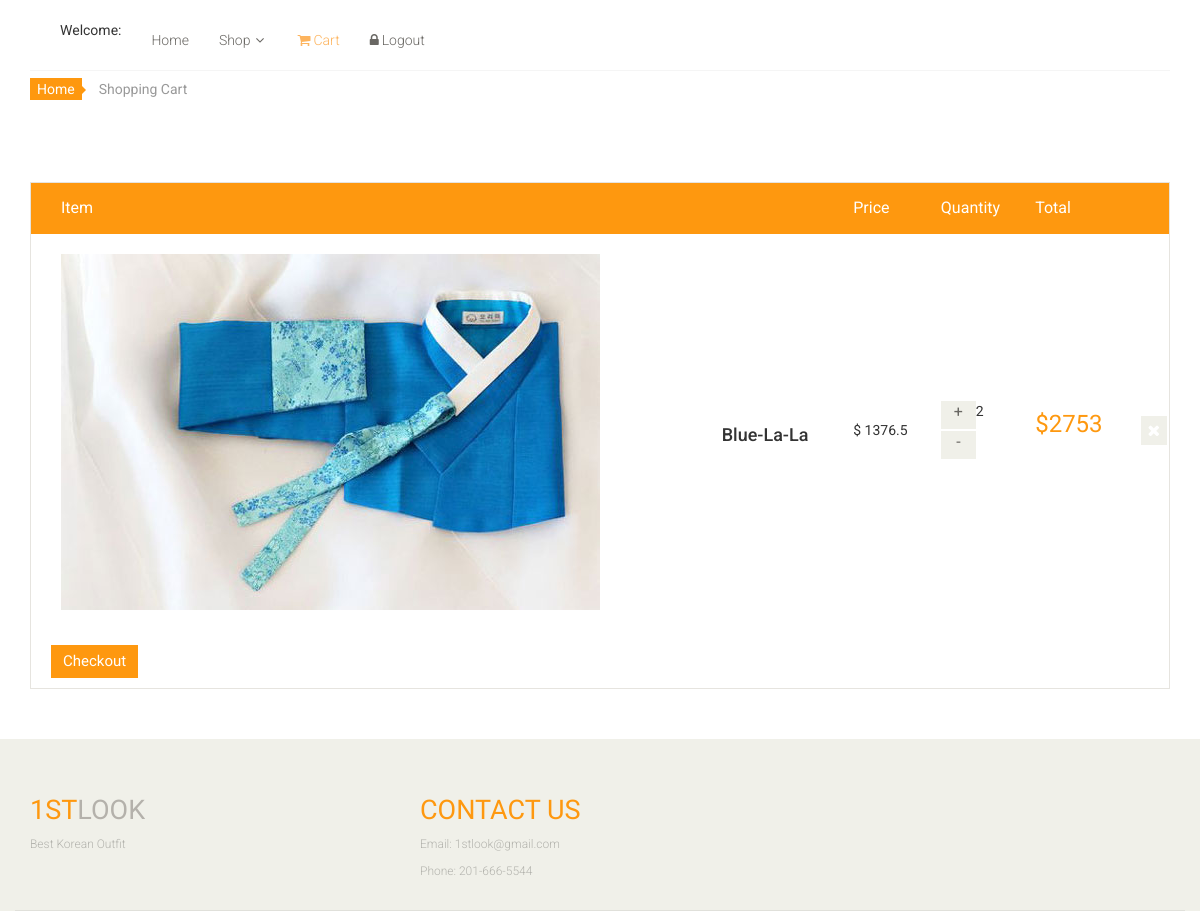
The app's page /cart.php with its own data.
### tables this page shows
CREATE TABLE `shoppingcart` (
  `Cid` int(15) NOT NULL,
  `Pid` int(15) NOT NULL,
  `Pname` varchar(15) NOT NULL,
  `Pprice` float NOT NULL,
  `total` int(200) NOT NULL,
  `quantity` int(15) NOT NULL
);

CREATE TABLE `products` (
  `Pid` int(10) NOT NULL,
  `Pname` varchar(250) NOT NULL,
  `Pprice` float NOT NULL,
  `quantity` int(15) NOT NULL,
  `image` varchar(250) NOT NULL,
  `category` int(15) NOT NULL
);

### cart.php (the view, shortened to what this page needs)
<?php
	$link = connect();
		$Cid=$_SESSION['id'];
		?>
<!DOCTYPE html>
<html lang="en">
<head>
    <link href="css/bootstrap.min.css" rel="stylesheet">
    <link href="css/font-awesome.min.css" rel="stylesheet">
    <link href="css/prettyPhoto.css" rel="stylesheet">
    <link href="css/price-range.css" rel="stylesheet">
    <link href="css/animate.css" rel="stylesheet">
	<link href="css/main.css" rel="stylesheet">
	<link href="css/responsive.css" rel="stylesheet">
</head>
<body>
    <header id="header">
		<div class="header-middle">
			<div class="container">
				<div class="row" >
					<div class="col-sm-8">
						<div class="shop-menu pull-left">
							<ul class="nav navbar-nav">
							    <li><?php echo "Welcome: ", $_SESSION['firstname'] ?></li>
								<li><a href="home1.php">Home</a></li>
                                <li class="dropdown"><a href="#">Shop<i class="fa fa-angle-down"></i></a>
                                </li>
								<li><a href="cart.php" class="active"><i class="fa fa-shopping-cart"></i>Cart</a></li>
								<li><a href="logout.php"><i class="fa fa-lock"></i>Logout</a>
								</li>
							</ul>
						</div>
					</div>
				</div>
			</div>
		</div>
	</header>
	<section id="cart_items">
		<div class="container">
			<div class="breadcrumbs">
				<ol class="breadcrumb">
				  <li><a href="home1.php">Home</a></li>
				  <li class="active">Shopping Cart</li>
				</ol>
			</div>
			<div class="table-responsive cart_info">
				<table class="table table-condensed">
					<thead>
						<tr class="cart_menu">
							<td class="image">Item</td>
							<td class="description"></td>
							<td class="price">Price</td>
							<td class="quantity">Quantity</td>
							<td class="total">Total</td>
							<td></td>
						</tr>
					</thead>
					<tbody>
		<?php
			            $sql2 = "SELECT shoppingcart.Pid, products.image, shoppingcart.Pname, shoppingcart.Pprice, shoppingcart.total, shoppingcart.quantity FROM products INNER JOIN shoppingcart ON shoppingcart.Pid = products.Pid
			            WHERE shoppingcart.Cid='$Cid'";
	                     $result2= mysqli_query($link,$sql2);
		  	if(mysqli_num_rows($result2) >= 1){
		    	while($row=mysqli_fetch_assoc($result2)){
			   ?>
						<tr>
							<td class="cart_product">
								<img src ="img/<?php echo $row['image']?>">
							</td>
							<td class="cart_description">
								<h4><?php echo $row['Pname']?></h4>
							</td>
                            <td class="cart_description">$ <?php echo $row['Pprice']?></td>
                            <td class="cart_quantity">
								<div class="cart_quantity_button">
									<a class="cart_quantity_up" href="cart.php?add= <?php echo $row['Pid']; ?>"> + </a>
									<p><?php echo $row['quantity']?></p>
									<a class="cart_quantity_down" href="cart.php?remove= <?php echo $row['Pid']; ?>"> - </a>
								</div>
							</td>
							<td class="cart_total">
								<p class="cart_total_price">$<?php echo $row['total']?></p>
							</td>
							<td class="cart_delete">
								<a class="cart_quantity_delete" href="cart.php?delete= <?php echo $row['Pid']; ?>"><i class="fa fa-times"></i></a>
							</td>
						</tr>
			   <?php
		    	}
		}
?>
					</tbody>
				</table>
							<form method="POST" action="cart_confirm.php">
                            <button type="submit" name="checkout" class="btn btn-fefault cart">Checkout</button>
                            </form>
			</div>
		</div>
	</section>
 	<footer id="footer">
		<div class="footer-top">
			<div class="container">
				<div class="row">
					<div class="col-sm-2">
						<div class="companyinfo">
							<h2><span>1ST</span>LOOK</h2>
							<p>Best Korean Outfit</p>
						</div>
					</div>
					<div class="col-sm-2">
					</div>
						<div class="col-sm-2">
						<div class="companyinfo">
							<h2><span>Contact Us</span></h2>
							<p>Email: 1stlook@gmail.com</p>
							<p>Phone: 201-666-5544</p>
						</div>
					</div>
						<div class="col-sm-2">
					</div>
					<div class="col-sm-3">
						<div class="address">
						</div>
					</div>
				</div>
			</div>
		</div>
	</footer>
</body>
</html>

### css/main.css (style rules this page uses)
body { font-family: 'Roboto', sans-serif; background:; position: relative; font-weight:400px; }
ul li { list-style: none; }
a { -webkit-transition: 300ms; -moz-transition: 300ms; -o-transition: 300ms; transition: 300ms; }
h1, h2, h3, h4, h5, h6 { font-family: 'Roboto', sans-serif; }
.header-middle .container .row { border-bottom: 1px solid #f5f5f5; margin-left: 0; margin-right: 0; padding-bottom: 20px; padding-top: 20px; }
.header-middle .container .row .col-sm-8 { padding-right:0; }
.shop-menu ul li { display:inline-block; padding-left: 15px; padding-right: 15px; }
.shop-menu ul li:last-child { padding-right: 0; }
.shop-menu ul li a { color: #696763; font-family: 'Roboto', sans-serif; font-size: 14px; font-weight: 300; padding:0; padding-right: 0; margin-top: 10px; }
.shop-menu ul li a i { margin-right:3px; }
.mainmenu ul li a:hover, .mainmenu ul li a.active, .shop-menu ul li a.active { background:none; color:#fdb45e; }
.fa-angle-down { padding-left: 5px; }
#footer { background: #F0F0E9; }
.footer-top .container { border-bottom: 1px solid #E0E0DA; padding-bottom: 20px; }
.companyinfo { margin-top: 57px; }
.companyinfo h2 { color: #B4B1AB; font-family: abel; font-size: 27px; text-transform: uppercase; }
.companyinfo h2 span { color:#FE980F; }
.companyinfo p { color: #B3B3AD; font-family: 'Roboto', sans-serif; font-size: 12px; font-weight: 300; }
.footer-top .col-sm-3 { overflow: hidden; }
.address { margin-top: 30px; position: relative; overflow: hidden; }
.cart { background: #FE980F; border: 0 none; border-radius: 0; color: #FFFFFF; font-family: 'Roboto', sans-serif; font-size: 15px; margin-bottom: 10px; margin-left: 20px; }
.breadcrumbs { position: relative; }
.breadcrumbs .breadcrumb { background:transparent; margin-bottom: 75px; padding-left: 0; }
.breadcrumbs .breadcrumb li a { background:#FE980F; color: #FFFFFF; padding: 3px 7px; }
.breadcrumbs .breadcrumb li a:after { content:""; height:auto; width: auto; border-width: 8px; border-style: solid; border-color:transparent transparent transparent #FE980F; position: absolute; top: 11px; left:48px; }
.breadcrumbs .breadcrumb > li + li:before { content: " "; }
#cart_items .cart_info { border: 1px solid #E6E4DF; margin-bottom: 50px }
#cart_items .cart_info .cart_menu { background: #FE980F; color: #fff; font-size: 16px; font-family: 'Roboto', sans-serif; font-weight: normal; }
#cart_items .cart_info .table.table-condensed thead tr { height: 51px; }
#cart_items .cart_info .table.table-condensed tr { border-bottom: 1px solid#F7F7F0 }
#cart_items .cart_info .table.table-condensed tr:last-child { border-bottom: 0 }
.cart_info table tr td { border-top: 0 none; vertical-align: inherit; }
#cart_items .cart_info .image { padding-left: 30px; }
#cart_items .cart_info .cart_description h4 { margin-bottom: 0 }
#cart_items .cart_info .cart_total_price { color: #FE980F; font-size: 24px; }
.cart_product { display: block; margin: 15px -70px 10px 25px; }
.cart_quantity_button a { background:#F0F0E9; color: #696763; display: inline-block; font-size: 16px; height: 28px; overflow: hidden; text-align: center; width: 35px; float: left; }
.cart_delete { display: block; margin-right: -12px; overflow: hidden; }
.cart_delete a { background:#F0F0E9; color: #FFFFFF; padding: 5px 7px; font-size: 16px }

### records on screen
shoppingcart: Pid.image (picture), Pname "Blue-La-La", Pprice "1376.5", quantity "2", total "2753"
